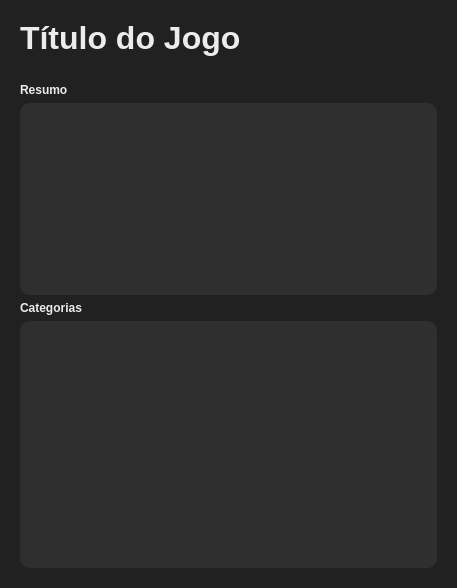
<?xml version="1.0" encoding="UTF-8"?>
<ui version="4.0">
 <class>Form</class>
 <widget class="QWidget" name="Form">
  <property name="geometry">
   <rect>
    <x>0</x>
    <y>0</y>
    <width>457</width>
    <height>588</height>
   </rect>
  </property>
  <property name="windowTitle">
   <string>Form</string>
  </property>
  <property name="styleSheet">
   <string notr="true">background-color: #212121; 
border-radius: 10px;</string>
  </property>
  <layout class="QGridLayout" name="gridLayout_2">
   <item row="0" column="0">
    <widget class="QFrame" name="main_frame">
     <property name="styleSheet">
      <string notr="true">background-color: #212121; 
border-radius: 10px;</string>
     </property>
     <property name="frameShape">
      <enum>QFrame::Shape::StyledPanel</enum>
     </property>
     <property name="frameShadow">
      <enum>QFrame::Shadow::Raised</enum>
     </property>
     <layout class="QGridLayout" name="gridLayout">
      <item row="1" column="0">
       <layout class="QVBoxLayout" name="verticalLayout">
        <item>
         <layout class="QVBoxLayout" name="verticalLayout_2">
          <item>
           <widget class="QLabel" name="titulo_label">
            <property name="styleSheet">
             <string notr="true">font-size: 24pt; 
font-weight: 700; 
color: #ECECEC;</string>
            </property>
            <property name="text">
             <string>&lt;html&gt;&lt;head/&gt;&lt;body&gt;&lt;p&gt;&lt;span style=&quot; font-size:24pt; font-weight:700;&quot;&gt;Título do Jogo&lt;/span&gt;&lt;/p&gt;&lt;/body&gt;&lt;/html&gt;</string>
            </property>
           </widget>
          </item>
          <item>
           <widget class="QLabel" name="imagem_label">
            <property name="styleSheet">
             <string notr="true">border-radius: 10px;</string>
            </property>
            <property name="text">
             <string/>
            </property>
            <property name="pixmap">
             <pixmap>../assets/review.png</pixmap>
            </property>
            <property name="scaledContents">
             <bool>false</bool>
            </property>
            <property name="alignment">
             <set>Qt::AlignmentFlag::AlignCenter</set>
            </property>
           </widget>
          </item>
          <item>
           <widget class="QLabel" name="resumo_label">
            <property name="styleSheet">
             <string notr="true">font-weight: 700; 
color: #ECECEC;</string>
            </property>
            <property name="text">
             <string>Resumo</string>
            </property>
           </widget>
          </item>
          <item>
           <widget class="QTextBrowser" name="resumo_textBrowser">
            <property name="styleSheet">
             <string notr="true">background-color: #2f2f2f;
border-radius: 10px;
font-weight: 700; 
color: #ECECEC;
</string>
            </property>
           </widget>
          </item>
          <item>
           <widget class="QLabel" name="categoria_label">
            <property name="styleSheet">
             <string notr="true">font-weight: 700; 
color: #ECECEC;</string>
            </property>
            <property name="text">
             <string>Categorias</string>
            </property>
           </widget>
          </item>
         </layout>
        </item>
        <item>
         <widget class="QListWidget" name="categoria_listWidget">
          <property name="styleSheet">
           <string notr="true">background-color: #2F2F2F; 
border-radius: 10px;

                </string>
          </property>
         </widget>
        </item>
       </layout>
      </item>
     </layout>
    </widget>
   </item>
  </layout>
 </widget>
 <resources/>
 <connections/>
</ui>
